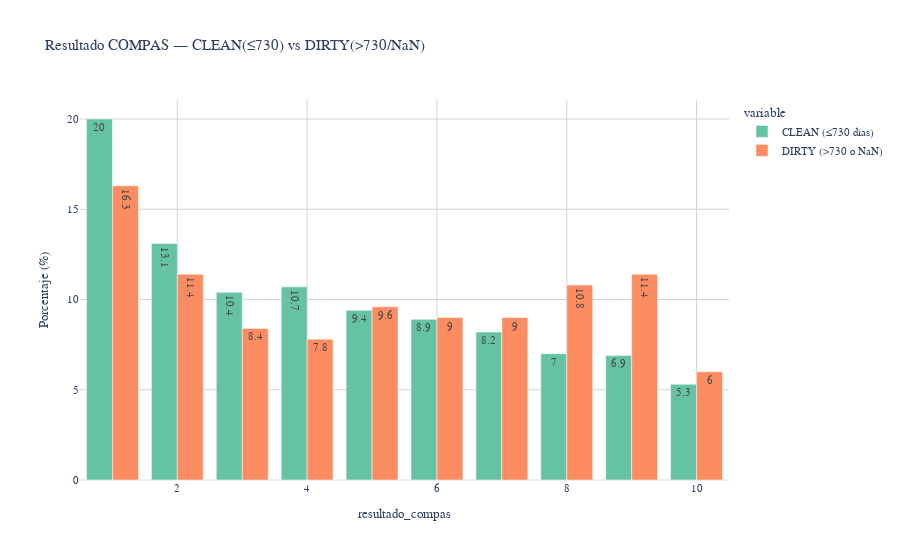
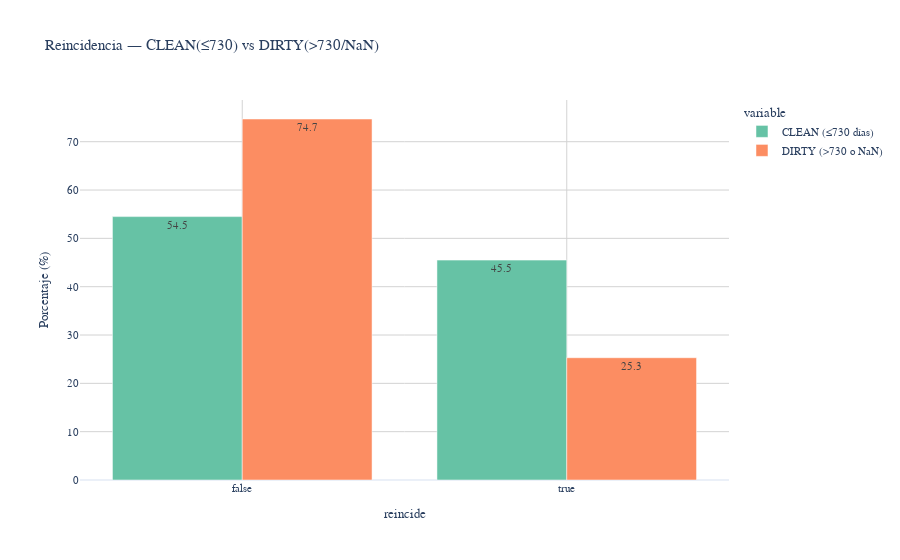

Notebook source saved alongside these figures, in order:
### Markdown cell above
Vamos a comparar los datos que se quedan fuera comparados con los datos del dataset origianl Twoyears.

### Code cell
# --- Configuración ---
SCORE_COL  = 'resultado_compas'   # columna resultado COMPAS
TARGET_COL = 'reincide'           # columna reincidencia

LABEL_C = 'CLEAN (≤730 días)'
LABEL_D = 'DIRTY (>730 o NaN)'

df_c = df_twoyears_clean_diasdesdeEvento.copy()
df_d = df_twoyears_dirty_diasdesdeEvento.copy()

def comparar_columna_plotly_evento(col, titulo):
    # Crear tabla con frecuencias relativas (%)
    s_c = df_c[col].value_counts(normalize=True).mul(100).round(1)
    s_d = df_d[col].value_counts(normalize=True).mul(100).round(1)
    tabla = (
        pd.DataFrame({LABEL_C: s_c, LABEL_D: s_d})
        .fillna(0)
        .reset_index()
        .rename(columns={'index': col})
    )

    # Gráfico de barras agrupadas
    fig = px.bar(
        tabla, x=col, y=[LABEL_C, LABEL_D],
        barmode='group', text_auto=True, title=titulo
    )

    # Estilo solicitado
    fig.update_layout(
        xaxis_title=col,
        yaxis_title='Porcentaje (%)',
        plot_bgcolor='rgba(255,255,255,1)',
        xaxis_showgrid=True, xaxis_gridcolor='lightgrey',
        yaxis_showgrid=True, yaxis_gridcolor='lightgrey'
    )
    fig.show()
    return tabla

# --- Comparaciones ---
tabla_score_evento = comparar_columna_plotly_evento(SCORE_COL,  "Resultado COMPAS — CLEAN(≤730) vs DIRTY(>730/NaN)")
tabla_reinc_evento = comparar_columna_plotly_evento(TARGET_COL, "Reincidencia — CLEAN(≤730) vs DIRTY(>730/NaN)")

### Figure 1 — Plotly figure (JSON) as saved in the notebook; plotly's stock layout.template omitted (floating-point values rounded to 4 significant figures)
{"data": [{"alignmentgroup": "True", "hovertemplate": "variable=CLEAN (≤730 días)<br>resultado_compas=%{x}<br>value=%{y}<extra></extra>", "legendgroup": "CLEAN (≤730 días)", "marker": {"color": "rgb(102,194,165)", "pattern": {"shape": ""}}, "name": "CLEAN (≤730 días)", "offsetgroup": "CLEAN (≤730 días)", "orientation": "v", "showlegend": true, "textposition": "auto", "texttemplate": "%{y}", "type": "bar", "x": [1, 2, 3, 4, 5, 6, 7, 8, 9, 10], "xaxis": "x", "y": [20.0, 13.1, 10.4, 10.7, 9.4, 8.9, 8.2, 7.0, 6.9, 5.3], "yaxis": "y"}, {"alignmentgroup": "True", "hovertemplate": "variable=DIRTY (>730 o NaN)<br>resultado_compas=%{x}<br>value=%{y}<extra></extra>", "legendgroup": "DIRTY (>730 o NaN)", "marker": {"color": "rgb(252,141,98)", "pattern": {"shape": ""}}, "name": "DIRTY (>730 o NaN)", "offsetgroup": "DIRTY (>730 o NaN)", "orientation": "v", "showlegend": true, "textposition": "auto", "texttemplate": "%{y}", "type": "bar", "x": [1, 2, 3, 4, 5, 6, 7, 8, 9, 10], "xaxis": "x", "y": [16.3, 11.4, 8.4, 7.8, 9.6, 9.0, 9.0, 10.8, 11.4, 6.0], "yaxis": "y"}], "layout": {"barmode": "group", "legend": {"title": {"text": "variable"}, "tracegroupgap": 0}, "plot_bgcolor": "rgba(255,255,255,1)", "title": {"text": "Resultado COMPAS — CLEAN(≤730) vs DIRTY(>730/NaN)"}, "xaxis": {"anchor": "y", "domain": [0, 1], "gridcolor": "lightgrey", "showgrid": true, "title": {"text": "resultado_compas"}}, "yaxis": {"anchor": "x", "domain": [0, 1], "gridcolor": "lightgrey", "showgrid": true, "title": {"text": "Porcentaje (%)"}}}}

### Figure 2 — Plotly figure (JSON) as saved in the notebook; plotly's stock layout.template omitted (floating-point values rounded to 4 significant figures)
{"data": [{"alignmentgroup": "True", "hovertemplate": "variable=CLEAN (≤730 días)<br>reincide=%{x}<br>value=%{y}<extra></extra>", "legendgroup": "CLEAN (≤730 días)", "marker": {"color": "rgb(102,194,165)", "pattern": {"shape": ""}}, "name": "CLEAN (≤730 días)", "offsetgroup": "CLEAN (≤730 días)", "orientation": "v", "showlegend": true, "textposition": "auto", "texttemplate": "%{y}", "type": "bar", "x": [false, true], "xaxis": "x", "y": [54.5, 45.5], "yaxis": "y"}, {"alignmentgroup": "True", "hovertemplate": "variable=DIRTY (>730 o NaN)<br>reincide=%{x}<br>value=%{y}<extra></extra>", "legendgroup": "DIRTY (>730 o NaN)", "marker": {"color": "rgb(252,141,98)", "pattern": {"shape": ""}}, "name": "DIRTY (>730 o NaN)", "offsetgroup": "DIRTY (>730 o NaN)", "orientation": "v", "showlegend": true, "textposition": "auto", "texttemplate": "%{y}", "type": "bar", "x": [false, true], "xaxis": "x", "y": [74.7, 25.3], "yaxis": "y"}], "layout": {"barmode": "group", "legend": {"title": {"text": "variable"}, "tracegroupgap": 0}, "plot_bgcolor": "rgba(255,255,255,1)", "title": {"text": "Reincidencia — CLEAN(≤730) vs DIRTY(>730/NaN)"}, "xaxis": {"anchor": "y", "domain": [0, 1], "gridcolor": "lightgrey", "showgrid": true, "title": {"text": "reincide"}}, "yaxis": {"anchor": "x", "domain": [0, 1], "gridcolor": "lightgrey", "showgrid": true, "title": {"text": "Porcentaje (%)"}}}}
